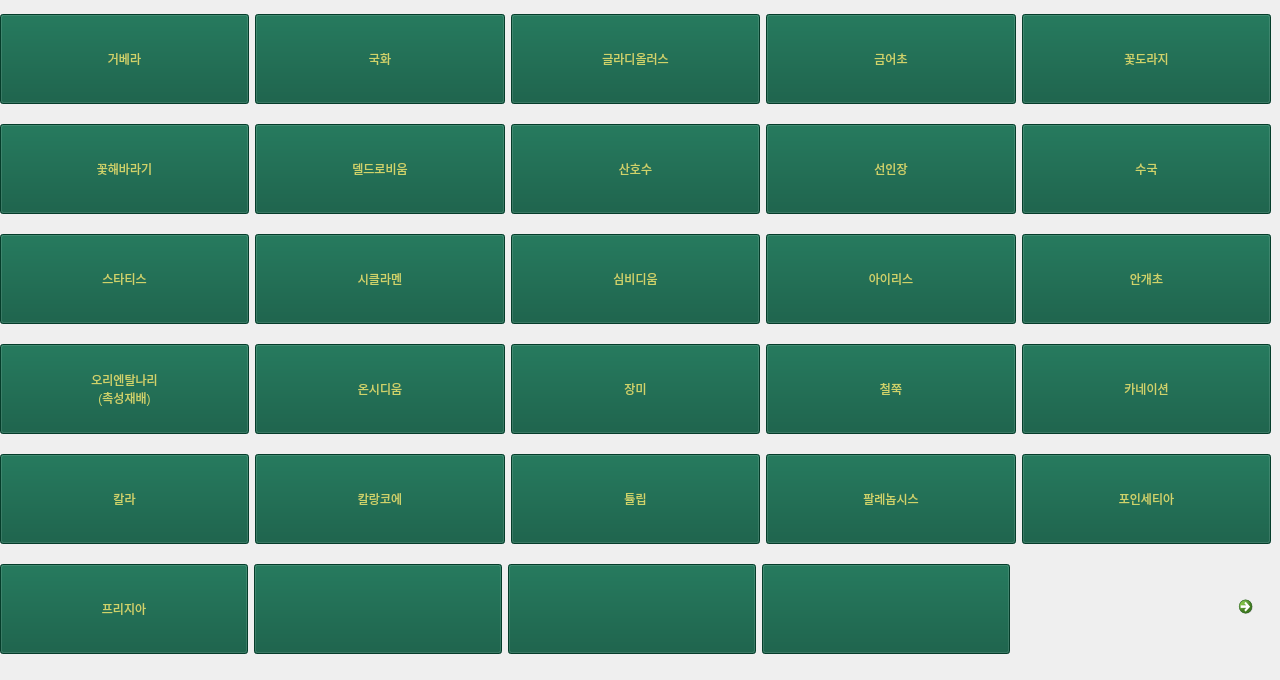
   <widget class="QWidget" name="tab9">
    <attribute name="title">
     <string>꽃</string>
    </attribute>
    <widget class="QWidget" name="layoutWidget_13">
     <property name="geometry">
      <rect>
       <x>0</x>
       <y>0</y>
       <width>1271</width>
       <height>671</height>
      </rect>
     </property>
     <layout class="QVBoxLayout" name="verticalLayout_9">
      <item>
       <layout class="QHBoxLayout" name="horizontalLayout_53">
        <item>
         <widget class="QPushButton" name="pushButton_9_1">
          <property name="minimumSize">
           <size>
            <width>0</width>
            <height>90</height>
           </size>
          </property>
          <property name="styleSheet">
           <string notr="true">background-color: rgb(7, 85, 59);
color: rgb(206, 212, 106);
font: 18pt &quot;Agency FB&quot;;</string>
          </property>
          <property name="text">
           <string>거베라</string>
          </property>
         </widget>
        </item>
        <item>
         <widget class="QPushButton" name="pushButton_9_2">
          <property name="minimumSize">
           <size>
            <width>0</width>
            <height>90</height>
           </size>
          </property>
          <property name="styleSheet">
           <string notr="true">background-color: rgb(7, 85, 59);
color: rgb(206, 212, 106);
font: 18pt &quot;Agency FB&quot;;</string>
          </property>
          <property name="text">
           <string>국화</string>
          </property>
         </widget>
        </item>
        <item>
         <widget class="QPushButton" name="pushButton_9_3">
          <property name="minimumSize">
           <size>
            <width>0</width>
            <height>90</height>
           </size>
          </property>
          <property name="styleSheet">
           <string notr="true">background-color: rgb(7, 85, 59);
color: rgb(206, 212, 106);
font: 18pt &quot;Agency FB&quot;;</string>
          </property>
          <property name="text">
           <string>글라디올러스</string>
          </property>
         </widget>
        </item>
        <item>
         <widget class="QPushButton" name="pushButton_9_4">
          <property name="minimumSize">
           <size>
            <width>0</width>
            <height>90</height>
           </size>
          </property>
          <property name="styleSheet">
           <string notr="true">background-color: rgb(7, 85, 59);
color: rgb(206, 212, 106);
font: 18pt &quot;Agency FB&quot;;</string>
          </property>
          <property name="text">
           <string>금어초</string>
          </property>
         </widget>
        </item>
        <item>
         <widget class="QPushButton" name="pushButton_9_5">
          <property name="minimumSize">
           <size>
            <width>0</width>
            <height>90</height>
           </size>
          </property>
          <property name="styleSheet">
           <string notr="true">background-color: rgb(7, 85, 59);
color: rgb(206, 212, 106);
font: 18pt &quot;Agency FB&quot;;</string>
          </property>
          <property name="text">
           <string>꽃도라지</string>
          </property>
         </widget>
        </item>
       </layout>
      </item>
      <item>
       <layout class="QHBoxLayout" name="horizontalLayout_54">
        <item>
         <widget class="QPushButton" name="pushButton_9_6">
          <property name="minimumSize">
           <size>
            <width>0</width>
            <height>90</height>
           </size>
          </property>
          <property name="styleSheet">
           <string notr="true">background-color: rgb(7, 85, 59);
color: rgb(206, 212, 106);
font: 18pt &quot;Agency FB&quot;;</string>
          </property>
          <property name="text">
           <string>꽃해바라기</string>
          </property>
         </widget>
        </item>
        <item>
         <widget class="QPushButton" name="pushButton_9_7">
          <property name="minimumSize">
           <size>
            <width>0</width>
            <height>90</height>
           </size>
          </property>
          <property name="styleSheet">
           <string notr="true">background-color: rgb(7, 85, 59);
color: rgb(206, 212, 106);
font: 18pt &quot;Agency FB&quot;;</string>
          </property>
          <property name="text">
           <string>델드로비움</string>
          </property>
         </widget>
        </item>
        <item>
         <widget class="QPushButton" name="pushButton_9_8">
          <property name="minimumSize">
           <size>
            <width>0</width>
            <height>90</height>
           </size>
          </property>
          <property name="styleSheet">
           <string notr="true">background-color: rgb(7, 85, 59);
color: rgb(206, 212, 106);
font: 18pt &quot;Agency FB&quot;;</string>
          </property>
          <property name="text">
           <string>산호수</string>
          </property>
         </widget>
        </item>
        <item>
         <widget class="QPushButton" name="pushButton_9_9">
          <property name="minimumSize">
           <size>
            <width>0</width>
            <height>90</height>
           </size>
          </property>
          <property name="styleSheet">
           <string notr="true">background-color: rgb(7, 85, 59);
color: rgb(206, 212, 106);
font: 18pt &quot;Agency FB&quot;;</string>
          </property>
          <property name="text">
           <string>선인장</string>
          </property>
         </widget>
        </item>
        <item>
         <widget class="QPushButton" name="pushButton_9_10">
          <property name="minimumSize">
           <size>
            <width>0</width>
            <height>90</height>
           </size>
          </property>
          <property name="styleSheet">
           <string notr="true">background-color: rgb(7, 85, 59);
color: rgb(206, 212, 106);
font: 18pt &quot;Agency FB&quot;;</string>
          </property>
          <property name="text">
           <string>수국</string>
          </property>
         </widget>
        </item>
       </layout>
      </item>
      <item>
       <layout class="QHBoxLayout" name="horizontalLayout_55">
        <item>
         <widget class="QPushButton" name="pushButton_9_11">
          <property name="minimumSize">
           <size>
            <width>0</width>
            <height>90</height>
           </size>
          </property>
          <property name="styleSheet">
           <string notr="true">background-color: rgb(7, 85, 59);
color: rgb(206, 212, 106);
font: 18pt &quot;Agency FB&quot;;</string>
          </property>
          <property name="text">
           <string>스타티스</string>
          </property>
         </widget>
        </item>
        <item>
         <widget class="QPushButton" name="pushButton_9_12">
          <property name="minimumSize">
           <size>
            <width>0</width>
            <height>90</height>
           </size>
          </property>
          <property name="styleSheet">
           <string notr="true">background-color: rgb(7, 85, 59);
color: rgb(206, 212, 106);
font: 18pt &quot;Agency FB&quot;;</string>
          </property>
          <property name="text">
           <string>시클라멘</string>
          </property>
         </widget>
        </item>
        <item>
         <widget class="QPushButton" name="pushButton_9_13">
          <property name="minimumSize">
           <size>
            <width>0</width>
            <height>90</height>
           </size>
          </property>
          <property name="styleSheet">
           <string notr="true">background-color: rgb(7, 85, 59);
color: rgb(206, 212, 106);
font: 18pt &quot;Agency FB&quot;;</string>
          </property>
          <property name="text">
           <string>심비디움</string>
          </property>
         </widget>
        </item>
        <item>
         <widget class="QPushButton" name="pushButton_9_14">
          <property name="minimumSize">
           <size>
            <width>0</width>
            <height>90</height>
           </size>
          </property>
          <property name="styleSheet">
           <string notr="true">background-color: rgb(7, 85, 59);
color: rgb(206, 212, 106);
font: 18pt &quot;Agency FB&quot;;</string>
          </property>
          <property name="text">
           <string>아이리스</string>
          </property>
         </widget>
        </item>
        <item>
         <widget class="QPushButton" name="pushButton_9_15">
          <property name="minimumSize">
           <size>
            <width>0</width>
            <height>90</height>
           </size>
          </property>
          <property name="styleSheet">
           <string notr="true">background-color: rgb(7, 85, 59);
color: rgb(206, 212, 106);
font: 18pt &quot;Agency FB&quot;;</string>
          </property>
          <property name="text">
           <string>안개초</string>
          </property>
         </widget>
        </item>
       </layout>
      </item>
      <item>
       <layout class="QHBoxLayout" name="horizontalLayout_56">
        <item>
         <widget class="QPushButton" name="pushButton_9_16">
          <property name="minimumSize">
           <size>
            <width>0</width>
            <height>90</height>
           </size>
          </property>
          <property name="styleSheet">
           <string notr="true">background-color: rgb(7, 85, 59);
color: rgb(206, 212, 106);
font: 18pt &quot;Agency FB&quot;;</string>
          </property>
          <property name="text">
           <string>오리엔탈나리
(촉성재배)</string>
          </property>
         </widget>
        </item>
        <item>
         <widget class="QPushButton" name="pushButton_9_17">
          <property name="minimumSize">
           <size>
            <width>0</width>
            <height>90</height>
           </size>
          </property>
          <property name="styleSheet">
           <string notr="true">background-color: rgb(7, 85, 59);
color: rgb(206, 212, 106);
font: 18pt &quot;Agency FB&quot;;</string>
          </property>
          <property name="text">
           <string>온시디움</string>
          </property>
         </widget>
        </item>
        <item>
         <widget class="QPushButton" name="pushButton_9_18">
          <property name="minimumSize">
           <size>
            <width>0</width>
            <height>90</height>
           </size>
          </property>
          <property name="styleSheet">
           <string notr="true">background-color: rgb(7, 85, 59);
color: rgb(206, 212, 106);
font: 18pt &quot;Agency FB&quot;;</string>
          </property>
          <property name="text">
           <string>장미</string>
          </property>
         </widget>
        </item>
        <item>
         <widget class="QPushButton" name="pushButton_9_19">
          <property name="minimumSize">
           <size>
            <width>0</width>
            <height>90</height>
           </size>
          </property>
          <property name="styleSheet">
           <string notr="true">background-color: rgb(7, 85, 59);
color: rgb(206, 212, 106);
font: 18pt &quot;Agency FB&quot;;</string>
          </property>
          <property name="text">
           <string>철쭉</string>
          </property>
         </widget>
        </item>
        <item>
         <widget class="QPushButton" name="pushButton_9_20">
          <property name="minimumSize">
           <size>
            <width>0</width>
            <height>90</height>
           </size>
          </property>
          <property name="styleSheet">
           <string notr="true">background-color: rgb(7, 85, 59);
color: rgb(206, 212, 106);
font: 18pt &quot;Agency FB&quot;;</string>
          </property>
          <property name="text">
           <string>카네이션</string>
          </property>
         </widget>
        </item>
       </layout>
      </item>
      <item>
       <layout class="QHBoxLayout" name="horizontalLayout_57">
        <item>
         <widget class="QPushButton" name="pushButton_9_21">
          <property name="minimumSize">
           <size>
            <width>0</width>
            <height>90</height>
           </size>
          </property>
          <property name="styleSheet">
           <string notr="true">background-color: rgb(7, 85, 59);
color: rgb(206, 212, 106);
font: 18pt &quot;Agency FB&quot;;</string>
          </property>
          <property name="text">
           <string>칼라</string>
          </property>
         </widget>
        </item>
        <item>
         <widget class="QPushButton" name="pushButton_9_22">
          <property name="minimumSize">
           <size>
            <width>0</width>
            <height>90</height>
           </size>
          </property>
          <property name="styleSheet">
           <string notr="true">background-color: rgb(7, 85, 59);
color: rgb(206, 212, 106);
font: 18pt &quot;Agency FB&quot;;</string>
          </property>
          <property name="text">
           <string>칼랑코에</string>
          </property>
         </widget>
        </item>
        <item>
         <widget class="QPushButton" name="pushButton_9_23">
          <property name="minimumSize">
           <size>
            <width>0</width>
            <height>90</height>
           </size>
          </property>
          <property name="styleSheet">
           <string notr="true">background-color: rgb(7, 85, 59);
color: rgb(206, 212, 106);
font: 18pt &quot;Agency FB&quot;;</string>
          </property>
          <property name="text">
           <string>튤립</string>
          </property>
         </widget>
        </item>
        <item>
         <widget class="QPushButton" name="pushButton_9_24">
          <property name="minimumSize">
           <size>
            <width>0</width>
            <height>90</height>
           </size>
          </property>
          <property name="styleSheet">
           <string notr="true">background-color: rgb(7, 85, 59);
color: rgb(206, 212, 106);
font: 18pt &quot;Agency FB&quot;;</string>
          </property>
          <property name="text">
           <string>팔레놉시스</string>
          </property>
         </widget>
        </item>
        <item>
         <widget class="QPushButton" name="pushButton_9_25">
          <property name="minimumSize">
           <size>
            <width>0</width>
            <height>90</height>
           </size>
          </property>
          <property name="styleSheet">
           <string notr="true">background-color: rgb(7, 85, 59);
color: rgb(206, 212, 106);
font: 18pt &quot;Agency FB&quot;;</string>
          </property>
          <property name="text">
           <string>포인세티아</string>
          </property>
         </widget>
        </item>
       </layout>
      </item>
      <item>
       <layout class="QHBoxLayout" name="horizontalLayout_58">
        <item>
         <widget class="QPushButton" name="pushButton_9_26">
          <property name="minimumSize">
           <size>
            <width>248</width>
            <height>90</height>
           </size>
          </property>
          <property name="maximumSize">
           <size>
            <width>248</width>
            <height>90</height>
           </size>
          </property>
          <property name="styleSheet">
           <string notr="true">background-color: rgb(7, 85, 59);
color: rgb(206, 212, 106);
font: 18pt &quot;Agency FB&quot;;</string>
          </property>
          <property name="text">
           <string>프리지아</string>
          </property>
         </widget>
        </item>
        <item>
         <widget class="QPushButton" name="pushButton_279">
          <property name="minimumSize">
           <size>
            <width>248</width>
            <height>90</height>
           </size>
          </property>
          <property name="maximumSize">
           <size>
            <width>248</width>
            <height>90</height>
           </size>
          </property>
          <property name="styleSheet">
           <string notr="true">background-color: rgb(7, 85, 59);
color: rgb(206, 212, 106);
font: 18pt &quot;Agency FB&quot;;</string>
          </property>
          <property name="text">
           <string/>
          </property>
         </widget>
        </item>
        <item>
         <widget class="QPushButton" name="pushButton_280">
          <property name="minimumSize">
           <size>
            <width>248</width>
            <height>90</height>
           </size>
          </property>
          <property name="maximumSize">
           <size>
            <width>248</width>
            <height>90</height>
           </size>
          </property>
          <property name="styleSheet">
           <string notr="true">background-color: rgb(7, 85, 59);
color: rgb(206, 212, 106);
font: 18pt &quot;Agency FB&quot;;</string>
          </property>
          <property name="text">
           <string/>
          </property>
         </widget>
        </item>
        <item>
         <widget class="QPushButton" name="pushButton_281">
          <property name="minimumSize">
           <size>
            <width>248</width>
            <height>90</height>
           </size>
          </property>
          <property name="maximumSize">
           <size>
            <width>248</width>
            <height>90</height>
           </size>
          </property>
          <property name="styleSheet">
           <string notr="true">background-color: rgb(7, 85, 59);
color: rgb(206, 212, 106);
font: 18pt &quot;Agency FB&quot;;</string>
          </property>
          <property name="text">
           <string/>
          </property>
         </widget>
        </item>
        <item>
         <spacer name="horizontalSpacer_9">
          <property name="orientation">
           <enum>Qt::Horizontal</enum>
          </property>
          <property name="sizeHint" stdset="0">
           <size>
            <width>40</width>
            <height>20</height>
           </size>
          </property>
         </spacer>
        </item>
        <item>
         <widget class="QCommandLinkButton" name="commandLinkButton_9">
          <property name="maximumSize">
           <size>
            <width>40</width>
            <height>40</height>
           </size>
          </property>
          <property name="styleSheet">
           <string notr="true">background-color: rgb(7, 85, 59);
color:rgb(206, 212, 106);
</string>
          </property>
          <property name="text">
           <string/>
          </property>
         </widget>
        </item>
       </layout>
      </item>
     </layout>
    </widget>
   </widget>
